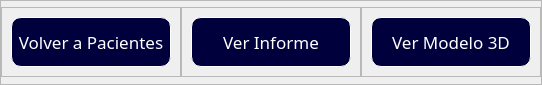
                     <widget class="QFrame" name="fr_buttons_s">
                      <property name="minimumSize">
                       <size>
                        <width>0</width>
                        <height>85</height>
                       </size>
                      </property>
                      <property name="maximumSize">
                       <size>
                        <width>16777215</width>
                        <height>85</height>
                       </size>
                      </property>
                      <property name="styleSheet">
                       <string notr="true">background-color: None;</string>
                      </property>
                      <property name="frameShape">
                       <enum>QFrame::StyledPanel</enum>
                      </property>
                      <property name="frameShadow">
                       <enum>QFrame::Raised</enum>
                      </property>
                      <layout class="QHBoxLayout" name="horizontalLayout_5">
                       <property name="spacing">
                        <number>0</number>
                       </property>
                       <property name="leftMargin">
                        <number>0</number>
                       </property>
                       <property name="topMargin">
                        <number>0</number>
                       </property>
                       <property name="rightMargin">
                        <number>0</number>
                       </property>
                       <property name="bottomMargin">
                        <number>0</number>
                       </property>
                       <item alignment="Qt::AlignHCenter">
                        <widget class="QFrame" name="fr_btn_patient_s">
                         <property name="minimumSize">
                          <size>
                           <width>0</width>
                           <height>70</height>
                          </size>
                         </property>
                         <property name="maximumSize">
                          <size>
                           <width>16777215</width>
                           <height>70</height>
                          </size>
                         </property>
                         <property name="frameShape">
                          <enum>QFrame::StyledPanel</enum>
                         </property>
                         <property name="frameShadow">
                          <enum>QFrame::Raised</enum>
                         </property>
                         <layout class="QVBoxLayout" name="verticalLayout_33">
                          <item>
                           <widget class="QPushButton" name="btn_patient_s">
                            <property name="minimumSize">
                             <size>
                              <width>160</width>
                              <height>50</height>
                             </size>
                            </property>
                            <property name="maximumSize">
                             <size>
                              <width>160</width>
                              <height>50</height>
                             </size>
                            </property>
                            <property name="font">
                             <font>
                              <family>Circular Std Book</family>
                              <pointsize>13</pointsize>
                             </font>
                            </property>
                            <property name="styleSheet">
                             <string notr="true">QPushButton {
background-color: rgb(0, 0, 61);
color: rgb(255, 255, 255);
border: 1px solid white;
border-radius: 10px;
}

QPushButton:hover {
background-color: rgb(0, 0, 31);
color: white;
}</string>
                            </property>
                            <property name="text">
                             <string>Volver a Pacientes</string>
                            </property>
                           </widget>
                          </item>
                         </layout>
                        </widget>
                       </item>
                       <item alignment="Qt::AlignHCenter">
                        <widget class="QFrame" name="fr_btn_inform_s">
                         <property name="minimumSize">
                          <size>
                           <width>0</width>
                           <height>70</height>
                          </size>
                         </property>
                         <property name="maximumSize">
                          <size>
                           <width>16777215</width>
                           <height>70</height>
                          </size>
                         </property>
                         <property name="frameShape">
                          <enum>QFrame::StyledPanel</enum>
                         </property>
                         <property name="frameShadow">
                          <enum>QFrame::Raised</enum>
                         </property>
                         <layout class="QVBoxLayout" name="verticalLayout_34">
                          <item>
                           <widget class="QPushButton" name="btn_inform_s">
                            <property name="minimumSize">
                             <size>
                              <width>160</width>
                              <height>50</height>
                             </size>
                            </property>
                            <property name="maximumSize">
                             <size>
                              <width>160</width>
                              <height>50</height>
                             </size>
                            </property>
                            <property name="font">
                             <font>
                              <family>Circular Std Book</family>
                              <pointsize>13</pointsize>
                             </font>
                            </property>
                            <property name="styleSheet">
                             <string notr="true">QPushButton {
background-color: rgb(0, 0, 61);
color: rgb(255, 255, 255);
border: 1px solid white;
border-radius: 10px;
}

QPushButton:hover {
background-color: rgb(0, 0, 31);
color: white;
}</string>
                            </property>
                            <property name="text">
                             <string>Ver Informe</string>
                            </property>
                           </widget>
                          </item>
                         </layout>
                        </widget>
                       </item>
                       <item alignment="Qt::AlignHCenter">
                        <widget class="QFrame" name="fr_btn_model3D_s">
                         <property name="minimumSize">
                          <size>
                           <width>0</width>
                           <height>70</height>
                          </size>
                         </property>
                         <property name="maximumSize">
                          <size>
                           <width>16777215</width>
                           <height>70</height>
                          </size>
                         </property>
                         <property name="frameShape">
                          <enum>QFrame::StyledPanel</enum>
                         </property>
                         <property name="frameShadow">
                          <enum>QFrame::Raised</enum>
                         </property>
                         <layout class="QVBoxLayout" name="verticalLayout_35">
                          <item>
                           <widget class="QPushButton" name="btn_model3D_s">
                            <property name="minimumSize">
                             <size>
                              <width>160</width>
                              <height>50</height>
                             </size>
                            </property>
                            <property name="maximumSize">
                             <size>
                              <width>160</width>
                              <height>50</height>
                             </size>
                            </property>
                            <property name="font">
                             <font>
                              <family>Circular Std Book</family>
                              <pointsize>13</pointsize>
                             </font>
                            </property>
                            <property name="styleSheet">
                             <string notr="true">QPushButton {
background-color: rgb(0, 0, 61);
color: rgb(255, 255, 255);
border: 1px solid white;
border-radius: 10px;
}

QPushButton:hover {
background-color: rgb(0, 0, 31);
color: white;
}</string>
                            </property>
                            <property name="text">
                             <string>Ver Modelo 3D</string>
                            </property>
                           </widget>
                          </item>
                         </layout>
                        </widget>
                       </item>
                      </layout>
                     </widget>
